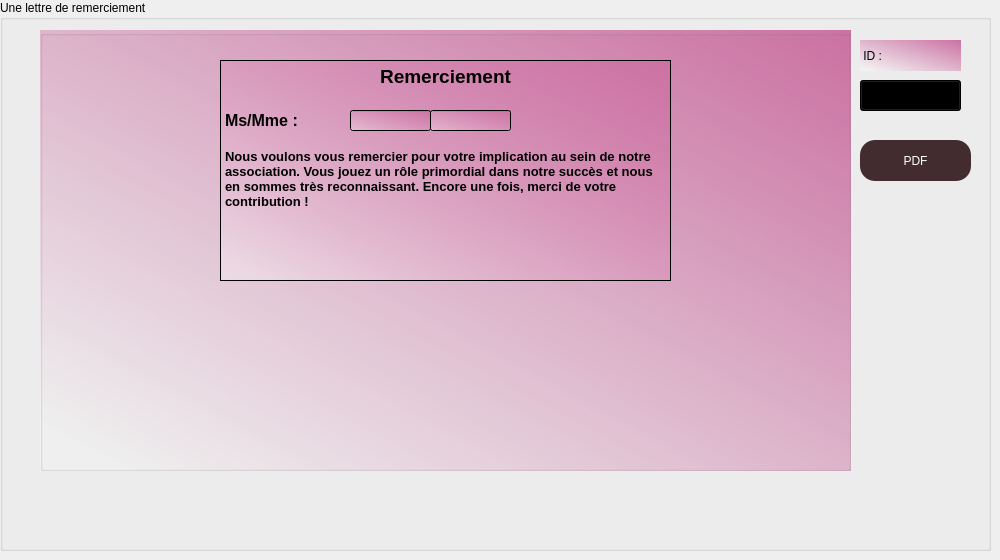
      <widget class="QWidget" name="lettre">
       <attribute name="title">
        <string>PDF</string>
       </attribute>
       <widget class="QLabel" name="label_15">
        <property name="geometry">
         <rect>
          <x>0</x>
          <y>0</y>
          <width>991</width>
          <height>551</height>
         </rect>
        </property>
        <property name="minimumSize">
         <size>
          <width>991</width>
          <height>551</height>
         </size>
        </property>
        <property name="text">
         <string/>
        </property>
        <property name="pixmap">
         <pixmap>../other(img)/Teal And Brown Illustrated World Charity Day Poster.png</pixmap>
        </property>
       </widget>
       <widget class="QGroupBox" name="groupBox_8">
        <property name="geometry">
         <rect>
          <x>0</x>
          <y>0</y>
          <width>991</width>
          <height>551</height>
         </rect>
        </property>
        <property name="minimumSize">
         <size>
          <width>991</width>
          <height>551</height>
         </size>
        </property>
        <property name="styleSheet">
         <string notr="true">font: 12pt &quot;Times New Roman&quot;;</string>
        </property>
        <property name="title">
         <string>Une lettre de remerciement</string>
        </property>
        <widget class="QPushButton" name="pushButton_13">
         <property name="geometry">
          <rect>
           <x>860</x>
           <y>140</y>
           <width>111</width>
           <height>41</height>
          </rect>
         </property>
         <property name="styleSheet">
          <string notr="true">#pushButton_13
{
font: 12pt &quot;Times New Roman&quot;;
background:#422c30;
color:white;
border-radius:15px;
}
#pushButton_13::hover
{
font: 12pt &quot;Times New Roman&quot;;
background:brown;
color:white;
border-radius:15px;
}</string>
         </property>
         <property name="text">
          <string>PDF</string>
         </property>
        </widget>
        <widget class="QComboBox" name="comboBox_4">
         <property name="geometry">
          <rect>
           <x>860</x>
           <y>80</y>
           <width>101</width>
           <height>31</height>
          </rect>
         </property>
         <property name="styleSheet">
          <string notr="true"> *{ background:qlineargradient(spread:pad, x1:0.058, y1:0.948864, x2:1, y2:0, stop:0 rgba(255, 255, 255, 74), stop:1 rgba(204, 114, 163, 255));
font: 12pt &quot;Times New Roman&quot;;}
</string>
         </property>
        </widget>
        <widget class="QLabel" name="label_27">
         <property name="geometry">
          <rect>
           <x>860</x>
           <y>40</y>
           <width>101</width>
           <height>31</height>
          </rect>
         </property>
         <property name="minimumSize">
          <size>
           <width>101</width>
           <height>31</height>
          </size>
         </property>
         <property name="layoutDirection">
          <enum>Qt::LeftToRight</enum>
         </property>
         <property name="styleSheet">
          <string notr="true"> *{ background:qlineargradient(spread:pad, x1:0.058, y1:0.948864, x2:1, y2:0, stop:0 rgba(255, 255, 255, 74), stop:1 rgba(204, 114, 163, 255)); 
	font: 12pt &quot;Times New Roman&quot;;
}</string>
         </property>
         <property name="text">
          <string> ID :</string>
         </property>
        </widget>
        <widget class="QGroupBox" name="groupBox_4">
         <property name="geometry">
          <rect>
           <x>40</x>
           <y>30</y>
           <width>811</width>
           <height>441</height>
          </rect>
         </property>
         <property name="styleSheet">
          <string notr="true"> *{ background:qlineargradient(spread:pad, x1:0.058, y1:0.948864, x2:1, y2:0, stop:0 rgba(255, 255, 255, 74), stop:1 rgba(204, 114, 163, 255));
font: 12pt &quot;Times New Roman&quot;;}</string>
         </property>
         <property name="title">
          <string/>
         </property>
         <widget class="QTextEdit" name="textEdit">
          <property name="geometry">
           <rect>
            <x>180</x>
            <y>30</y>
            <width>451</width>
            <height>221</height>
           </rect>
          </property>
          <property name="styleSheet">
           <string notr="true">
 *{ background:qlineargradient(spread:pad, x1:0.058, y1:0.948864, x2:1, y2:0, stop:0 rgba(255, 255, 255, 74), stop:1 rgba(204, 114, 163, 255));
font: 12pt &quot;Times New Roman&quot;;}
</string>
          </property>
          <property name="html">
           <string>&lt;!DOCTYPE HTML PUBLIC &quot;-//W3C//DTD HTML 4.0//EN&quot; &quot;http://www.w3.org/TR/REC-html40/strict.dtd&quot;&gt;
&lt;html&gt;&lt;head&gt;&lt;meta name=&quot;qrichtext&quot; content=&quot;1&quot; /&gt;&lt;style type=&quot;text/css&quot;&gt;
p, li { white-space: pre-wrap; }
&lt;/style&gt;&lt;/head&gt;&lt;body style=&quot; font-family:'Times New Roman'; font-size:12pt; font-weight:400; font-style:normal;&quot;&gt;
&lt;p align=&quot;center&quot; style=&quot; margin-top:0px; margin-bottom:0px; margin-left:0px; margin-right:0px; -qt-block-indent:0; text-indent:0px;&quot;&gt;&lt;span style=&quot; font-family:'MS Shell Dlg 2'; font-size:14pt; font-weight:600;&quot;&gt;Remerciement&lt;/span&gt;&lt;/p&gt;
&lt;p align=&quot;center&quot; style=&quot;-qt-paragraph-type:empty; margin-top:0px; margin-bottom:0px; margin-left:0px; margin-right:0px; -qt-block-indent:0; text-indent:0px; font-family:'MS Shell Dlg 2'; font-size:14pt; font-weight:600;&quot;&gt;&lt;br /&gt;&lt;/p&gt;
&lt;p style=&quot; margin-top:0px; margin-bottom:0px; margin-left:0px; margin-right:0px; -qt-block-indent:0; text-indent:0px;&quot;&gt;&lt;span style=&quot; font-weight:600;&quot;&gt;Ms/Mme : &lt;/span&gt;&lt;/p&gt;
&lt;p style=&quot;-qt-paragraph-type:empty; margin-top:0px; margin-bottom:0px; margin-left:0px; margin-right:0px; -qt-block-indent:0; text-indent:0px; font-weight:600;&quot;&gt;&lt;br /&gt;&lt;/p&gt;
&lt;p style=&quot; margin-top:0px; margin-bottom:0px; margin-left:0px; margin-right:0px; -qt-block-indent:0; text-indent:0px;&quot;&gt;&lt;span style=&quot; font-family:'MS Shell Dlg 2'; font-size:10pt; font-weight:600;&quot;&gt;Nous voulons vous remercier pour votre implication au sein de notre association. Vous jouez un rôle primordial dans notre succès et nous en sommes très reconnaissant. Encore une fois, merci de votre contribution !&lt;/span&gt;&lt;/p&gt;&lt;/body&gt;&lt;/html&gt;</string>
          </property>
         </widget>
         <widget class="QLineEdit" name="lineEdit_10">
          <property name="geometry">
           <rect>
            <x>310</x>
            <y>80</y>
            <width>81</width>
            <height>21</height>
           </rect>
          </property>
          <property name="styleSheet">
           <string notr="true"> *{ background:qlineargradient(spread:pad, x1:0.058, y1:0.948864, x2:1, y2:0, stop:0 rgba(255, 255, 255, 74), stop:1 rgba(204, 114, 163, 255));
font: 12pt &quot;Times New Roman&quot;;}</string>
          </property>
         </widget>
         <widget class="QLineEdit" name="lineEdit_5">
          <property name="geometry">
           <rect>
            <x>390</x>
            <y>80</y>
            <width>81</width>
            <height>21</height>
           </rect>
          </property>
          <property name="styleSheet">
           <string notr="true"> *{ background:qlineargradient(spread:pad, x1:0.058, y1:0.948864, x2:1, y2:0, stop:0 rgba(255, 255, 255, 74), stop:1 rgba(204, 114, 163, 255));
font: 12pt &quot;Times New Roman&quot;;}
  </string>
          </property>
         </widget>
        </widget>
       </widget>
      </widget>
